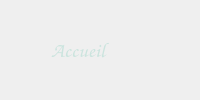
            <widget class="QWidget" name="header" native="true">
             <property name="minimumSize">
              <size>
               <width>0</width>
               <height>60</height>
              </size>
             </property>
             <layout class="QHBoxLayout" name="horizontalLayout_2">
              <property name="leftMargin">
               <number>0</number>
              </property>
              <property name="topMargin">
               <number>0</number>
              </property>
              <property name="rightMargin">
               <number>10</number>
              </property>
              <property name="bottomMargin">
               <number>0</number>
              </property>
              <item>
               <widget class="QWidget" name="titleContainer" native="true">
                <layout class="QHBoxLayout" name="horizontalLayout_3">
                 <property name="leftMargin">
                  <number>10</number>
                 </property>
                 <property name="topMargin">
                  <number>0</number>
                 </property>
                 <property name="rightMargin">
                  <number>0</number>
                 </property>
                 <property name="bottomMargin">
                  <number>0</number>
                 </property>
                 <item>
                  <widget class="QPushButton" name="menuBtn">
                   <property name="maximumSize">
                    <size>
                     <width>35</width>
                     <height>30</height>
                    </size>
                   </property>
                   <property name="font">
                    <font>
                     <weight>50</weight>
                     <bold>false</bold>
                    </font>
                   </property>
                   <property name="cursor">
                    <cursorShape>PointingHandCursor</cursorShape>
                   </property>
                   <property name="styleSheet">
                    <string notr="true">color: rgb(203, 228, 222);
border: none;</string>
                   </property>
                   <property name="text">
                    <string/>
                   </property>
                   <property name="icon">
                    <iconset resource="Ressources.qrc">
                     <normaloff>:/Icons/Bold Icons/align-justify.svg</normaloff>:/Icons/Bold Icons/align-justify.svg</iconset>
                   </property>
                   <property name="iconSize">
                    <size>
                     <width>30</width>
                     <height>30</height>
                    </size>
                   </property>
                   <property name="checkable">
                    <bool>true</bool>
                   </property>
                   <property name="flat">
                    <bool>true</bool>
                   </property>
                  </widget>
                 </item>
                 <item>
                  <widget class="QLabel" name="title">
                   <property name="font">
                    <font>
                     <family>Comic Sans MS</family>
                     <pointsize>16</pointsize>
                     <weight>75</weight>
                     <bold>true</bold>
                    </font>
                   </property>
                   <property name="styleSheet">
                    <string notr="true">color: rgb(203, 228, 222);</string>
                   </property>
                   <property name="text">
                    <string>Accueil</string>
                   </property>
                  </widget>
                 </item>
                </layout>
               </widget>
              </item>
              <item>
               <widget class="QWidget" name="settingContainer" native="true">
                <property name="minimumSize">
                 <size>
                  <width>50</width>
                  <height>50</height>
                 </size>
                </property>
                <property name="maximumSize">
                 <size>
                  <width>50</width>
                  <height>50</height>
                 </size>
                </property>
                <property name="styleSheet">
                 <string notr="true"/>
                </property>
                <layout class="QGridLayout" name="gridLayout_20">
                 <property name="rightMargin">
                  <number>9</number>
                 </property>
                </layout>
               </widget>
              </item>
             </layout>
            </widget>
